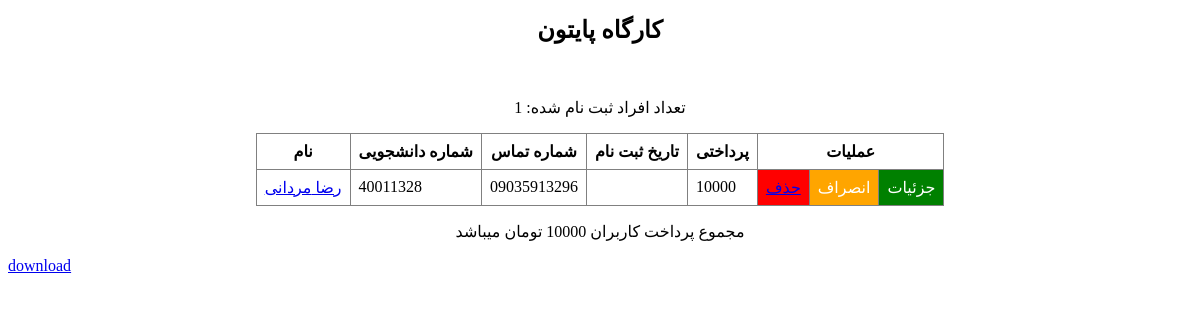
Page /manage/event/3 (signed in) on the earlier database version.
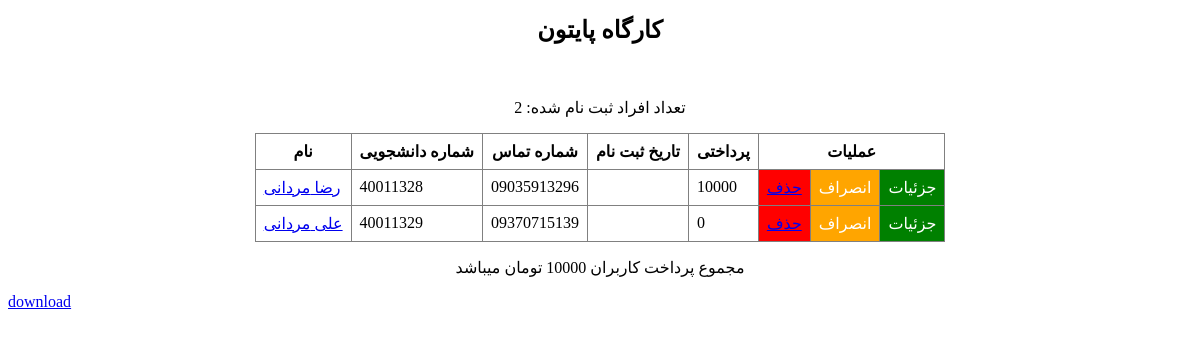
Same page on the later database version.
### events_module/models.py (models this page shows, shortened)
class Participant(models.Model):
    user = models.ForeignKey(User, on_delete=models.CASCADE, verbose_name="شرکت کننده")
    event = models.ForeignKey(Event, on_delete=models.CASCADE, verbose_name="سمینار")
    date = jmodels.jDateTimeField(auto_now_add=True, verbose_name="تاریخ ثبت نام")
    status = models.BooleanField(default=False, verbose_name="وضعیت")
    total = models.IntegerField(default=0, verbose_name="هزینه کل")
    class Meta:
        verbose_name = "شرکت کننده"
        verbose_name_plural = "شرکت کنندگان"

### accounts_module/models.py (models this page shows, shortened)
class User(AbstractUser):
    student_code = models.CharField(max_length=255, unique=True, null=True, verbose_name="شماره دانشجویی")
    phone_number = models.CharField(max_length=11, unique=True, null=True, verbose_name="شماره تلفن")
    entering_year = models.CharField(max_length=4, null=True, verbose_name="سال ورود")
    field_of_study = models.ForeignKey(Field, on_delete=models.CASCADE, null=True, verbose_name="رشته تحصیلی")
    class Meta:
        verbose_name = "کاربر"
        verbose_name_plural = "کاربران"

### manage_module/views.py (the view)
# urls.py: path('event/<pk>', views.ShowEventsInfo.as_view(), name='show_event'),
class ShowEventsInfo(View):
    def get(self, request, pk):
        if request.user.is_authenticated:
            if request.user.is_superuser:
                event = Event.objects.get(id=pk)
                users = Participant.objects.filter(event_id=pk).all()
                amount = 0
                for user in users:
                    if user.total > 0:
                        amount += user.total
                    else:
                        ...
                return render(request, 'show_event_info.html', context={
                    'event': event,
                    'users': users,
                    'count': users.count(),
                    'amount': amount
                })
        return HttpResponse("ظاهرا گم شدید")

### manage_module/templates/show_event_info.html
{% load jformat %}
<h2 align="center" style="margin-top: 1rem">{{ event.title }}</h2><br>
<p align="center">تعداد افراد ثبت نام شده: {{ count }}</p>
<table align="center" border="1" cellpadding="8" style="border-collapse: collapse">
    <tr>
        <th>نام</th>
        <th>شماره دانشجویی</th>
        <th>شماره تماس</th>
        <th>تاریخ ثبت نام</th>
        <th>پرداختی</th>
        <th colspan="3">عملیات</th>
    </tr>
    {% for user in users %}
    <tr>
            <td>
                <a style="direction:rtl;"
                   href="{% url 'manage:user' user.user.id %}">{{ user.user.first_name }} {{ user.user.last_name }}</a>
            </td>
            <td>{{ user.user.student_code }}</td>
            <td>{{ user.user.phone_number }}</td>
            <td>{{ user.date|jformat:"%Y/%m/%d - %H:%M" }}</td>
            <td>{{ user.total }}</td>
    <td bgcolor="red" style="color: white"><a href="{% url 'manage:cancel_event' event.id user.user.id %}">حذف</a></td>
    <td bgcolor="orange" style="color: white">انصراف</td>
    <td bgcolor="green" style="color: white">جزئیات</td>
    </tr>
     {% endfor %}
</table>
<p align="center" style="margin-top: 1rem">مجموع پرداخت کاربران {{ amount }} تومان میباشد</p>
<a href="{% url 'manage:download_event' event.id %}">download</a>

Differences in the rows shown:
added Participant: user.first_name "علی", user.last_name "مردانی", user.student_code "40011329", user.phone_number "09370715139", total "0"
Other differences:
{{ count }}: "1" → "2"
